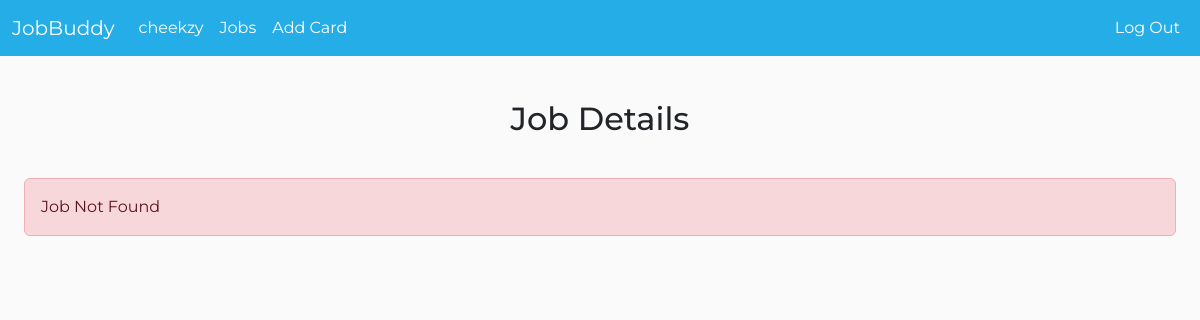
/job/1 (signed in), run on an earlier commit of the app's database.
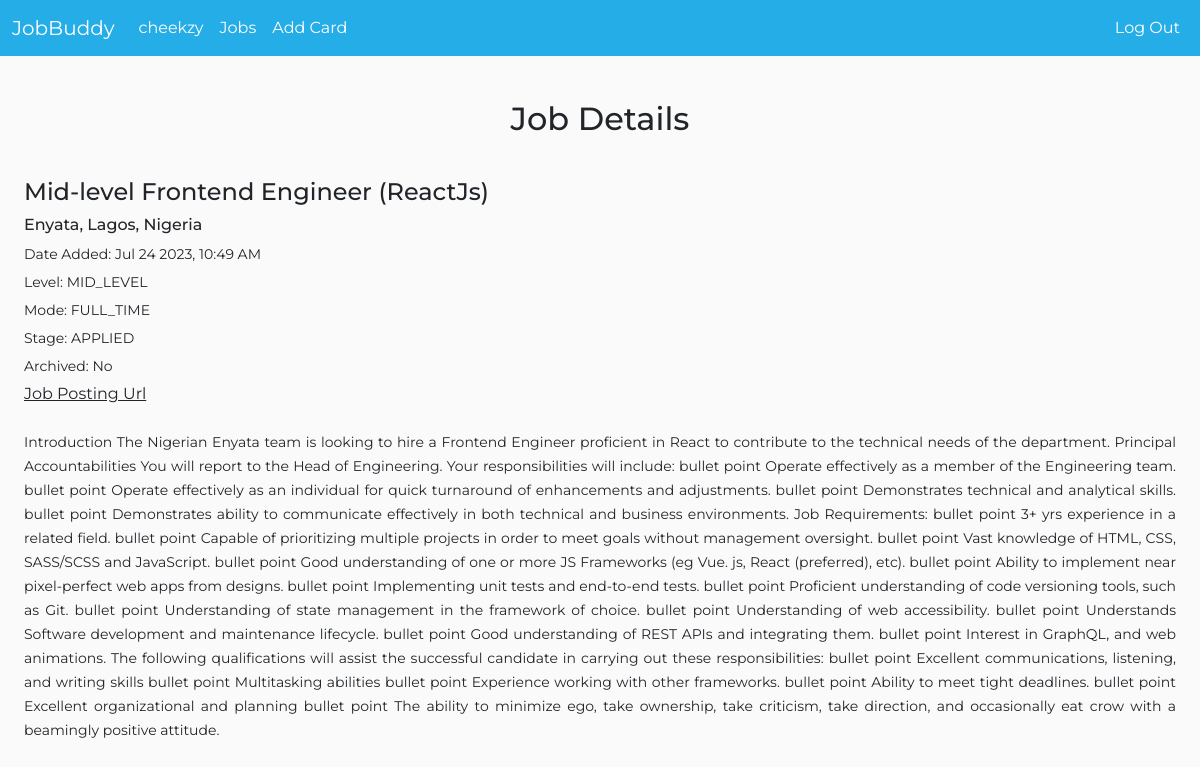
And on a later commit of the database.
### jobbuddy/models.py (models this page shows, shortened)
class User(AbstractUser):
    pass

class Job(models.Model):
    COLORS = [
        ('#5350E3', '#5350E3'),
        ('#25ADE7', '#25ADE7'),
        ('#2AD587', '#2AD587'),
        ('#FFF500', '#FFF500'),
        ('#FF7C00', '#FF7C00'),
        ('#E350D8', '#E350D8'),
        ('#9012FE', '#9012FE')
        ]
    LEVELS = [
        ('INTERNSHIP', 'INTERNSHIP'),
        ('ENTRY_LEVEL', 'ENTRY_LEVEL'),
        ('MID_LEVEL', 'MID_LEVEL'),
        ('SENIOR_LEVEL', 'SENIOR_LEVEL'),
    ]
    MODES = [
        ('FULL_TIME', 'FULL_TIME'),
        ('PART_TIME', 'PART_TIME'),
        ('CONTRACT', 'CONTRACT'),
    ]
    STAGES = [
        ('NOT_APPLIED', 'NOT_APPLIED'),
        ('APPLIED', 'APPLIED'),
        ('FIRST_INTERVIEW', 'FIRST_INTERVIEW'),
        ('FOLLOW_UP_INTERVIEWS', 'FOLLOW_UP_INTERVIEWS'),
        ('OFFER', 'OFFER'),
    ]
    title = models.CharField(max_length=64)
    company = models.CharField(max_length=64)
    location = models.CharField(max_length=64)
    url = models.URLField(null=True, blank=True)
    description = models.TextField(blank=True)
    color = models.CharField(max_length=7, choices=COLORS, default=COLORS[0])
    timestamp = models.DateTimeField(auto_now_add=True)
    user = models.ForeignKey(User, on_delete=models.CASCADE, related_name='jobs')
    posting_date = models.DateField(auto_now=False, auto_now_add=False, null=True, blank=True)
    level = models.CharField(max_length=64, choices=LEVELS, default=LEVELS[0])
    mode = models.CharField(max_length=64, choices=MODES, default=MODES[0])
    stage = models.CharField(max_length=64, choices=STAGES, default=STAGES[0])
    archived = models.BooleanField(default=False)
    def serialize(self):
        return {
            'id': self.id,
            'title': self.title,
            'company': self.company,
            'location': self.location,
            'url': self.url,
            'description': self.description,
            'color': self.color,
            'timestamp': self.timestamp.strftime("%b %d %Y, %I:%M %p"),
            'user': self.user.username,
            'posting_date': self.posting_date,
            'level': self.level,
            'mode': self.mode,
            'stage': self.stage,
            'archived': self.archived
        }

### jobbuddy/views.py (the view)
# urls.py: path('job/<int:id>', views.details, name='details'),
@login_required(login_url='login')
def details(request, id):
    try:
        job = Job.objects.get(user=request.user, pk=id)
    except Job.DoesNotExist:
        return render(request, 'jobbuddy/details.html', {
            "message": "Job Not Found"
        })
    return render(request, 'jobbuddy/details.html', {
        "job": job.serialize()
    })

### jobbuddy/templates/jobbuddy/details.html
{% extends 'jobbuddy/layout.html' %}
{% block body %}
<h2 class="text-center" style="padding-top: 100px; padding-bottom: 32px;">Job Details</h2>
{% if message %}
<div class="mb-4 alert alert-danger">{{ message }}</div>
{% else %}
<h4>
    {{ job.title }}
</h4>
<h6>{{ job.company }}, {{ job.location }}</h6>
<p class="mb-1">
    <small>
        Date Added: {{job.timestamp}}
    </small>
</p>
<p class="mb-1">
    <small>
        Level: {{job.level}}
    </small>
</p>
<p class="mb-1">
    <small>
        Mode: {{job.mode}}
    </small>
</p>
<p class="mb-1">
    <small>
        Stage: {{job.stage}}
    </small>
</p>
<p class="mb-1">
    <small>
        Archived: {% if job.archived %} Yes {% else %} No {% endif %}
    </small>
</p>
<a href="{{ job.url }}" target="_blank" class="text-dark">Job Posting Url</a>
<div class="mt-4" style="padding-bottom: 100px; text-align: justify;">
    <small>
        {{job.description}}
    </small>
</div>
{% endif %}
{% endblock %}

### jobbuddy/templates/jobbuddy/layout.html (shortened to what this page needs)
{% load static %}
<!DOCTYPE html>
<html lang="en">
<head>
    <link rel="stylesheet" href="https://cdn.jsdelivr.net/npm/bootstrap-icons@1.10.5/font/bootstrap-icons.css">
    <link href="https://cdn.jsdelivr.net/npm/bootstrap@5.3.0/dist/css/bootstrap.min.css" rel="stylesheet">
    <link rel="stylesheet" href="{% static 'jobbuddy/styles.css' %}">
</head>
<body>
    <nav class="navbar navbar-expand-sm navbar-dark">
        <div class="container-fluid">
            <a class="navbar-brand text-white font-weight-bold" href="#">JobBuddy</a>
            <div class="collapse navbar-collapse" id="mynavbar">
                <ul class="navbar-nav me-auto">
                    {% if user.is_authenticated %}
                    <li class="nav-item">
                        <a class="nav-link  text-white " href="#">{{ user.username }}</a>
                    </li>
                    <li class="nav-item">
                        <a class="nav-link  text-white " href="{% url 'index' %}">Jobs</a>
                    </li>
                    <li class="nav-item">
                        <a class="nav-link  text-white " href="{% url 'add' %}">Add Card</a>
                    </li>
                    {% endif %}
                </ul>
                <ul class="navbar-nav">
                    {% if user.is_authenticated %}
                    <li class="nav-item">
                        <a class="nav-link  text-white " href="{% url 'logout' %}">Log Out</a>
                    </li>
                    {% endif %}
                </ul>
            </div>
        </div>
    </nav>
    <div class="body">
        {% block body %}
        {% endblock %}
    </div>
</body>
</html>

### jobbuddy/static/jobbuddy/styles.css (style rules this page uses)
* { margin: 0; padding: 0; box-sizing: border-box; font-family: "Montserrat", sans-serif; }
body { background-color: #fafafa; }
.navbar { background-color: #25ade7; position: fixed; top: 0; left: 0; width: 100vw; z-index: 2; }
.body { background-color: #fafafa; width: 100%; padding-left: 24px; padding-right: 24px; }
body { -ms-overflow-style: none; scrollbar-width: none; }

What changed in the data, as far as the page shows it:
now on this page (row edited): Job: title "Mid-level Frontend Engineer (ReactJs)", company "Enyata", location "Lagos, Nigeria", level "MID_LEVEL", mode "FULL_TIME", stage "APPLIED", description "Introduction The Nigerian Enyata team is looking to hire a Frontend Engineer proficient in React to contribute to the technical needs of the department. Principal Accountabilities You will report to the Head of Engineering. Your responsibilities will include: bullet point Operate effectively as a member of the Engineering team. bullet point Operate effectively as an individual for quick turnaround of enhancements and adjustments. bullet point Demonstrates technical and analytical skills. bullet point Demonstrates ability to communicate effectively in both technical and business environments. Job Requirements: bullet point 3+ yrs experience in a related field. bullet point Capable of…"
Also different on the page:
{{ job.timestamp }}: (not shown) → "Jul 24 2023, 10:49 AM"
{{ message }}: "Job Not Found" → (not shown)
text now shown: ", Date Added: Level: Mode: Stage: Archived: No Job Posting Url"
